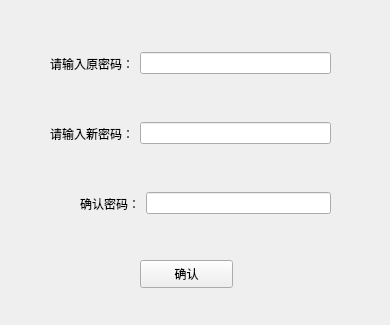
<?xml version="1.0" encoding="UTF-8"?>
<ui version="4.0">
 <class>Passwordchange</class>
 <widget class="QWidget" name="Passwordchange">
  <property name="geometry">
   <rect>
    <x>0</x>
    <y>0</y>
    <width>390</width>
    <height>325</height>
   </rect>
  </property>
  <property name="windowTitle">
   <string>Form</string>
  </property>
  <widget class="QPushButton" name="pushButton">
   <property name="geometry">
    <rect>
     <x>140</x>
     <y>260</y>
     <width>93</width>
     <height>28</height>
    </rect>
   </property>
   <property name="text">
    <string>确认</string>
   </property>
  </widget>
  <widget class="QWidget" name="">
   <property name="geometry">
    <rect>
     <x>50</x>
     <y>50</y>
     <width>281</width>
     <height>27</height>
    </rect>
   </property>
   <layout class="QHBoxLayout" name="horizontalLayout">
    <item>
     <widget class="QLabel" name="label">
      <property name="text">
       <string>请输入原密码：</string>
      </property>
     </widget>
    </item>
    <item>
     <widget class="QLineEdit" name="lineEdit"/>
    </item>
   </layout>
  </widget>
  <widget class="QWidget" name="">
   <property name="geometry">
    <rect>
     <x>50</x>
     <y>120</y>
     <width>281</width>
     <height>27</height>
    </rect>
   </property>
   <layout class="QHBoxLayout" name="horizontalLayout_2">
    <item>
     <widget class="QLabel" name="label_2">
      <property name="text">
       <string>请输入新密码：</string>
      </property>
     </widget>
    </item>
    <item>
     <widget class="QLineEdit" name="lineEdit_2"/>
    </item>
   </layout>
  </widget>
  <widget class="QWidget" name="">
   <property name="geometry">
    <rect>
     <x>80</x>
     <y>190</y>
     <width>251</width>
     <height>27</height>
    </rect>
   </property>
   <layout class="QHBoxLayout" name="horizontalLayout_3">
    <item>
     <widget class="QLabel" name="label_3">
      <property name="text">
       <string>确认密码：</string>
      </property>
     </widget>
    </item>
    <item>
     <widget class="QLineEdit" name="lineEdit_3">
      <property name="text">
       <string/>
      </property>
     </widget>
    </item>
   </layout>
  </widget>
 </widget>
 <resources/>
 <connections/>
</ui>
